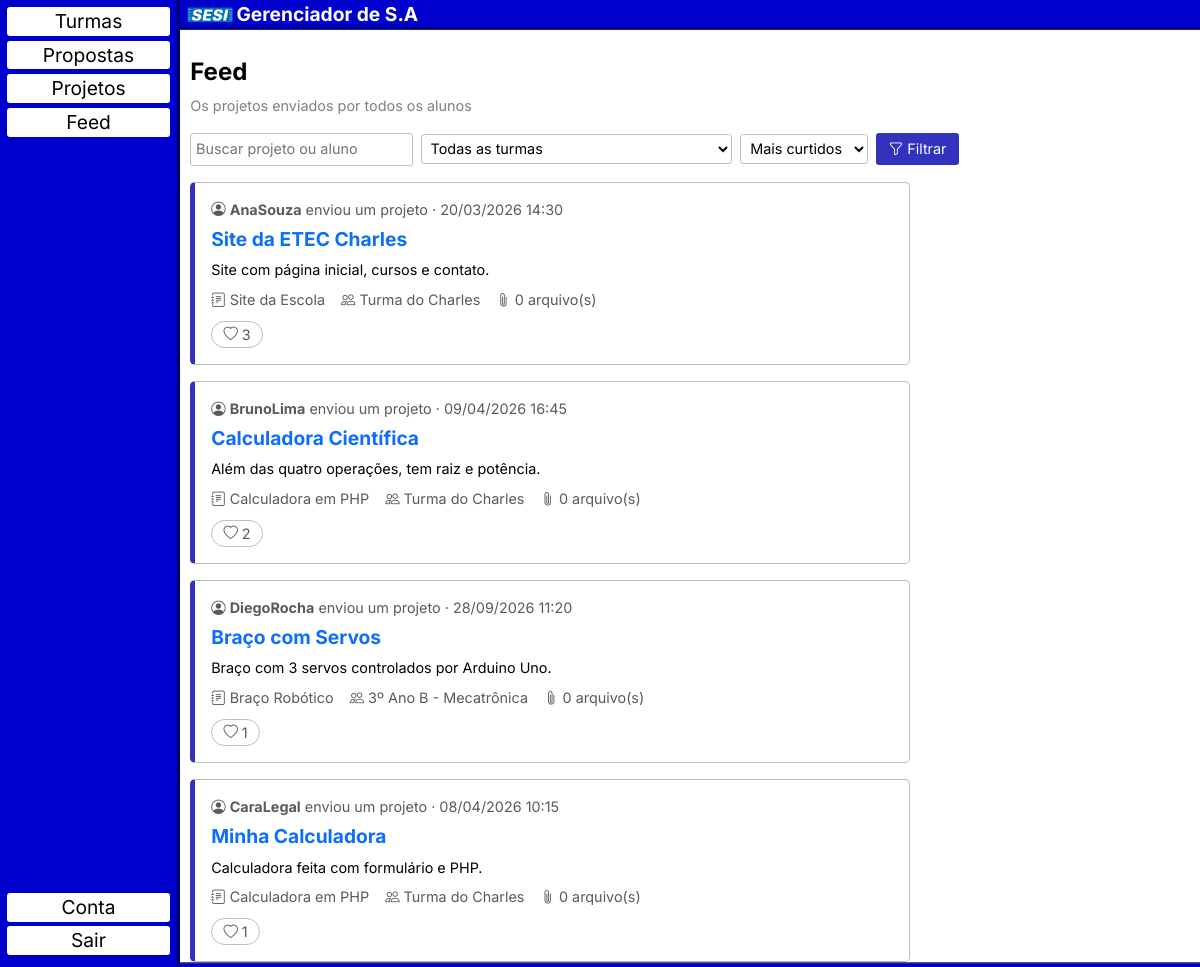
Screenshot of /paginas/feed.php (signed in) with the database file from the repository.
### tables this page shows
CREATE TABLE `projetos` (
  `id` int(11) PRIMARY KEY NOT NULL AUTO_INCREMENT,
  `id_proposta` int(11) NOT NULL,
  `id_aluno` int(11) NOT NULL,
  `nome` varchar(150) NOT NULL,
  `descricao` text,
  `data_criado` datetime NOT NULL DEFAULT current_timestamp(),
  `data_enviado` datetime DEFAULT NULL,
  UNIQUE (`id_proposta`, `id_aluno`)
);

CREATE TABLE `users` (
  `id` int(11) PRIMARY KEY NOT NULL AUTO_INCREMENT,
  `nome` varchar(150) NOT NULL UNIQUE,
  `email` varchar(150) NOT NULL UNIQUE,
  `senha` varchar(150) NOT NULL,
  `data_criado` date NOT NULL DEFAULT current_timestamp(),
  `ativo` BIT NOT NULL DEFAULT 1,
  `nivel` ENUM('aluno', 'professor') NOT NULL
);

CREATE TABLE `propostas` (
  `id` int(11) PRIMARY KEY NOT NULL AUTO_INCREMENT,
  `id_turma` int(11) NOT NULL,
  `id_professor` int(11) NOT NULL,
  `nome` varchar(150) NOT NULL,
  `descricao` text,
  `data_criado` date NOT NULL DEFAULT current_timestamp(),
  `data_entrega` date DEFAULT NULL
);

CREATE TABLE `turmas` (
  `id` int(11) PRIMARY KEY NOT NULL AUTO_INCREMENT,
  `nome` varchar(150) NOT NULL,
  `data_criado` date NOT NULL DEFAULT current_timestamp()
);

### paginas/feed.php (the view, shortened to what this page needs)
<?php include(__DIR__ . '/../header.php'); ?>
<?php
    require_once(__DIR__ . '/../acoes/db_con_init.php');
    $busca = trim($_GET['busca'] ?? '');
    $id_turma = $_GET['turma'] ?? '';
    $ordem = ($_GET['ordem'] ?? '') == 'recentes' ? 'recentes' : 'curtidas';
    $condicoes = ["pj.data_enviado IS NOT NULL"];
    $parametros = [$_SESSION['id']];
    if ($ordem == 'recentes') {
        $ordenar = "pj.data_enviado DESC";
    } else {
        $ordenar = "total_curtidas DESC, pj.data_enviado DESC";
    }
    $sql = "SELECT pj.id, pj.nome, pj.descricao, pj.data_enviado,
                   u.nome AS nome_aluno, pr.nome AS nome_proposta, t.nome AS nome_turma,
                   (SELECT COUNT(*) FROM arquivos a WHERE a.id_projeto = pj.id) AS total_arquivos,
                   (SELECT COUNT(*) FROM curtidas c WHERE c.id_projeto = pj.id) AS total_curtidas,
                   (SELECT COUNT(*) FROM curtidas c WHERE c.id_projeto = pj.id AND c.id_user = ?) AS eu_curti
            FROM projetos pj
            INNER JOIN propostas pr ON pr.id = pj.id_proposta
            INNER JOIN turmas t ON t.id = pr.id_turma
            INNER JOIN users u ON u.id = pj.id_aluno
            WHERE " . implode(" AND ", $condicoes) . "
            ORDER BY $ordenar
            LIMIT 30";
    $stmt = $conexao->prepare($sql);
    $stmt->execute($parametros);
    $projetos = $stmt->fetchAll(PDO::FETCH_ASSOC);
    $tem_filtro = ($busca != '' || $id_turma != '');
?>
<h2 class="titulo">Feed</h2>
<p class="turma-info">Os projetos enviados por todos os alunos</p>
<form class="feed-filtros" action="<?= $base ?>/paginas/feed.php" method="GET">
    <input type="text" name="busca" placeholder="Buscar projeto ou aluno" value="<?= htmlspecialchars($busca) ?>">
    <select name="turma">
        <option value="">Todas as turmas</option>
    </select>
    <select name="ordem">
        <option value="curtidas" <?= $ordem == 'curtidas' ? 'selected' : '' ?>>Mais curtidos</option>
    </select>
    <button type="submit"><i class="bi bi-funnel"></i> Filtrar</button>
</form>
<?php if (empty($projetos)): ?>
    <?php if ($tem_filtro): ?>
        <p class="turmas-vazio">Nenhum projeto encontrado com esses filtros.</p>
    <?php else: ?>
        <p class="turmas-vazio">Nenhum projeto foi enviado ainda.</p>
    <?php endif ?>
<?php else: ?>
    <div class="feed-lista">
        <?php foreach ($projetos as $projeto): ?>
            <div class="turma-card" id="projeto-<?= $projeto['id'] ?>">
                <p>
                    <i class="bi bi-person-circle"></i>
                    <strong><?= htmlspecialchars($projeto['nome_aluno']) ?></strong>
                    enviou um projeto · <?= date('d/m/Y H:i', strtotime($projeto['data_enviado'])) ?>
                </p>
                <h3><a href="<?= $base ?>/paginas/projeto.php?id=<?= $projeto['id'] ?>"><?= htmlspecialchars($projeto['nome']) ?></a></h3>
                <?php if ($projeto['descricao']): ?>
                    <p class="projeto-descricao"><?= nl2br(htmlspecialchars($projeto['descricao'])) ?></p>
                <?php endif ?>
                <p class="feed-rodape">
                    <span><i class="bi bi-journal-text"></i> <?= htmlspecialchars($projeto['nome_proposta']) ?></span>
                    <span><i class="bi bi-people"></i> <?= htmlspecialchars($projeto['nome_turma']) ?></span>
                    <span><i class="bi bi-paperclip"></i> <?= $projeto['total_arquivos'] ?> arquivo(s)</span>
                </p>
                <?php include(__DIR__ . '/../botao_curtir.php'); ?>
            </div>
        <?php endforeach ?>
    </div>
<?php endif ?>
<?php include(__DIR__ . '/../footer.php'); ?>

### botao_curtir.php (shortened to what this page needs)
<form class="form-curtir" action="<?= $base ?>/acoes/curtir_projeto.php?id=<?= $projeto['id'] ?>" method="POST">
    <?php if ($projeto['eu_curti']): ?>
        <button type="submit" class="curtido" title="Tirar a curtida"><i class="bi bi-heart-fill"></i> <?= $projeto['total_curtidas'] ?></button>
    <?php else: ?>
        <button type="submit" title="Curtir"><i class="bi bi-heart"></i> <?= $projeto['total_curtidas'] ?></button>
    <?php endif ?>
</form>

### recursos/style.css (style rules this page uses)
body { margin: 0; font-family: "inter", sans-serif; font-size: larger; box-sizing: revert; }
p { padding: 0; margin: 0; }
a { text-decoration: none; }
.titulo { font-size: 1.5rem; font-weight: bold; margin: 1rem 0; }
.turma-card { display: block; color: black; border: 1px solid rgb(189, 189, 189); border-left: 5px solid rgb(50, 50, 188); border-radius: 0.3rem; padding: 1rem; background-color: white; }
.turma-card h3 { font-size: 1.2rem; font-weight: bold; margin-bottom: 0.5rem; }
.turma-card p { color: rgb(90, 90, 90); font-size: 0.9rem; }
.turma-card .projeto-descricao { margin-top: 0.5rem; color: black; }
.feed-lista { display: flex; flex-direction: column; gap: 1rem; max-width: 45rem; }
.feed-lista .turma-card h3 { margin-top: 0.5rem; }
.feed-filtros { display: flex; flex-wrap: wrap; align-items: center; gap: 0.5rem; margin: 1rem 0; font-size: 0.9rem; }
.feed-filtros input, .feed-filtros select { border: 1px solid rgb(189, 189, 189); border-radius: 0.2rem; padding: 0.3rem; background-color: white; }
.feed-filtros button { background-color: rgb(50, 50, 188); color: white; border-style: none; border-radius: 0.2rem; padding: 0.3rem 0.8rem; }
.form-curtir { margin-top: 0.5rem; }
.form-curtir button { border: 1px solid rgb(189, 189, 189); border-radius: 1rem; background-color: white; color: rgb(90, 90, 90); padding: 0.1rem 0.7rem; font-size: 0.9rem; }
.feed-rodape { display: flex; flex-wrap: wrap; gap: 1rem; margin-top: 0.5rem; }
.turma-info { color: gray; font-size: 0.9rem; margin-top: -0.5rem; }

### rows the page displays
projetos: users.nome "AnaSouza", data_enviado "20/03/2026 14:30", nome "Site da ETEC Charles", descricao "Site com página inicial, cursos e contato.", id_proposta.nome "Site da Escola", turmas.nome "Turma do Charles", total_arquivos "0", total_curtidas "3"
projetos: users.nome "BrunoLima", data_enviado "09/04/2026 16:45", nome "Calculadora Científica", descricao "Além das quatro operações, tem raiz e potência.", id_proposta.nome "Calculadora em PHP", turmas.nome "Turma do Charles", total_arquivos "0", total_curtidas "2"
projetos: users.nome "DiegoRocha", data_enviado "28/09/2026 11:20", nome "Braço com Servos", descricao "Braço com 3 servos controlados por Arduino Uno.", id_proposta.nome "Braço Robótico", turmas.nome "3º Ano B - Mecatrônica", total_arquivos "0", total_curtidas "1"
projetos: users.nome "CaraLegal", data_enviado "08/04/2026 10:15", nome "Minha Calculadora", descricao "Calculadora feita com formulário e PHP.", id_proposta.nome "Calculadora em PHP", turmas.nome "Turma do Charles", total_arquivos "0", total_curtidas "1"
